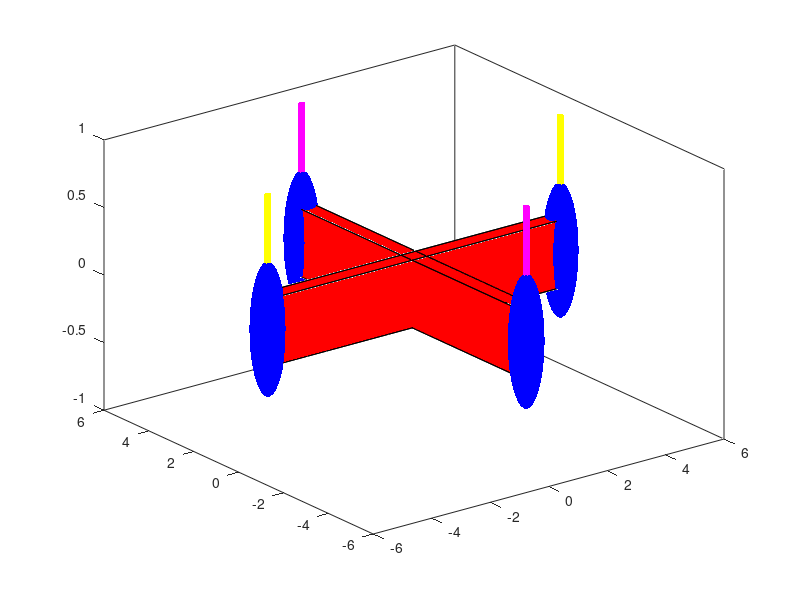

Write MATLAB code to recreate this figure.
% Draw a quadcopter. Return a handle to the quadcopter object
% and an array of handles to the thrust display cylinders. 
% These will be transformed during the animation to display
% relative thrust forces.
function [h, thrusts] = quadcopter()
    % Draw arms.
    h(1) = prism(-5, -0.25, -0.25, 10, 0.5, 0.5);
    h(2) = prism(-0.25, -5, -0.25, 0.5, 10, 0.5);

    % Draw bulbs representing propellers at the end of each arm.
    [x, y, z] = sphere;
    x = 0.5 * x;
    y = 0.5 * y;
    z = 0.5 * z;
    h(3) = surf(x - 5, y, z, 'EdgeColor', 'none', 'FaceColor', 'b');
    h(4) = surf(x + 5, y, z, 'EdgeColor', 'none', 'FaceColor', 'b');
    h(5) = surf(x, y - 5, z, 'EdgeColor', 'none', 'FaceColor', 'b');
    h(6) = surf(x, y + 5, z, 'EdgeColor', 'none', 'FaceColor', 'b');

    % Draw thrust cylinders.
    [x, y, z] = cylinder(0.1, 7);
    thrusts(1) = surf(x, y + 5, z, 'EdgeColor', 'none', 'FaceColor', 'm');
    thrusts(2) = surf(x + 5, y, z, 'EdgeColor', 'none', 'FaceColor', 'y');
    thrusts(3) = surf(x, y - 5, z, 'EdgeColor', 'none', 'FaceColor', 'm');
    thrusts(4) = surf(x - 5, y, z, 'EdgeColor', 'none', 'FaceColor', 'y');

    % Create handles for each of the thrust cylinders.
    for i = 1:4
        x = hgtransform;
        set(thrusts(i), 'Parent', x);
        thrusts(i) = x;
    end

    % Conjoin all quadcopter parts into one object.
    t = hgtransform;
    set(h, 'Parent', t);
    h = t;
end

% Draw a 3D prism at (x, y, z) with width w,
% length l, and height h. Return a handle to
% the prism object.
function h = prism(x, y, z, w, l, h)
    [X, Y, Z] = prism_faces(x, y, z, w, l, h);

    faces(1, :) = [4 2 1 3];
    faces(2, :) = [4 2 1 3] + 4;
    faces(3, :) = [4 2 6 8];
    faces(4, :) = [4 2 6 8] - 1;
    faces(5, :) = [1 2 6 5];
    faces(6, :) = [1 2 6 5] + 2;

    for i = 1:size(faces, 1)
        h(i) = fill3(X(faces(i, :)), Y(faces(i, :)), Z(faces(i, :)), 'r'); hold on;
    end

    % Conjoin all prism faces into one object.
    t = hgtransform;
    set(h, 'Parent', t);
    h = t;
end

% Compute the points on the edge of a prism at
% location (x, y, z) with width w, length l, and height h.
function [X, Y, Z] = prism_faces(x, y, z, w, l, h)
    X = [x x x x x+w x+w x+w x+w];
    Y = [y y y+l y+l y y y+l y+l];
    Z = [z z+h z z+h z z+h z z+h];
end